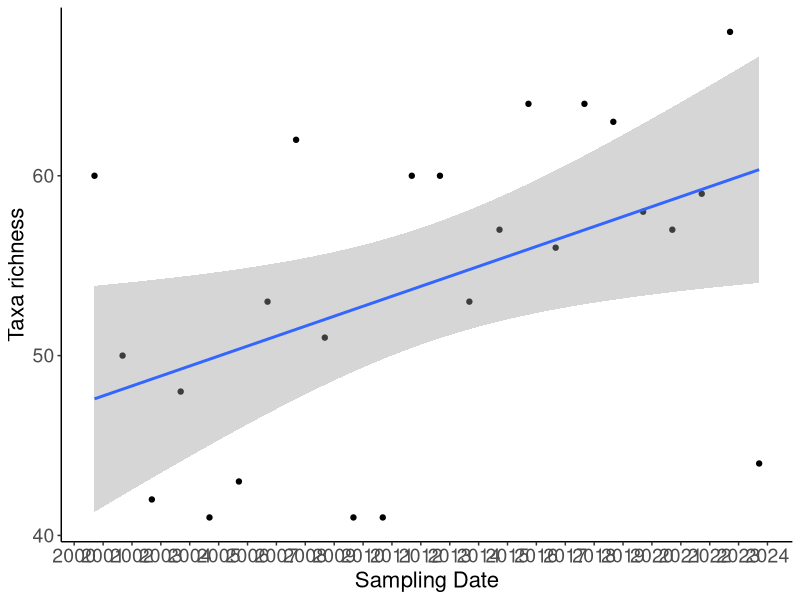

The R source for this figure:




# ---------------------------------------------
# Taxa richness Mansfield
# 30 Mar 2023
# Pablo E. Guti?rrez-Fonseca
# pabloe.gutierrezfonseca@gmail.com
# ---------------------------------------------
#  


library(openxlsx)
library(dplyr)
library(ggplot2)
library(patchwork)

ranchbrook <- read.xlsx('data_2000_2024.xlsx', detectDates = TRUE)
head(ranchbrook,6)



# Merge columns and create a new column
ranchbrook$taxa_newname <- paste(ranchbrook$Order, ranchbrook$Family, 
                            ranchbrook$GenusGroup, ranchbrook$Genus, 
                            ranchbrook$SpeciesGroup, ranchbrook$Species, 
                            sep = '_')

# Unique number of taxa across the entire period
n_distinct(unique_taxa <- unique(ranchbrook$taxa_newname))

# Summarize per year
richness.ranchbrook <- ranchbrook %>%
  select(Date, taxa_newname)

richness <- richness.ranchbrook %>%
  group_by(Date) %>%
  summarise(taxa_richness = n_distinct(taxa_newname))



# Plot --------------------------------------------------------------------
richness$Date <- as.Date(richness$Date)

plot_richness <- ggplot(richness, aes(x = Date, y = taxa_richness)) +
  geom_point() +
  geom_smooth(method = "lm", formula = y ~ x, se = T) +
  labs(x = "Sampling Date", y = "Taxa richness") +
  scale_x_date(date_breaks = "year", date_labels = "%Y") +
  # ggtitle("Ranch Brook") +
  theme_classic() +
  theme(
    axis.title.x = element_text(size = 16),
    axis.text.x = element_text(size = 14),
    axis.title.y = element_text(size = 16),
    axis.text.y = element_text(size = 14)
  )
plot_richness



# lineal model ------------------------------------------------------------
shapiro.test(richness$taxa_richness)
mod <-  lm(taxa_richness ~ Date, data = richness)
summary(mod)
